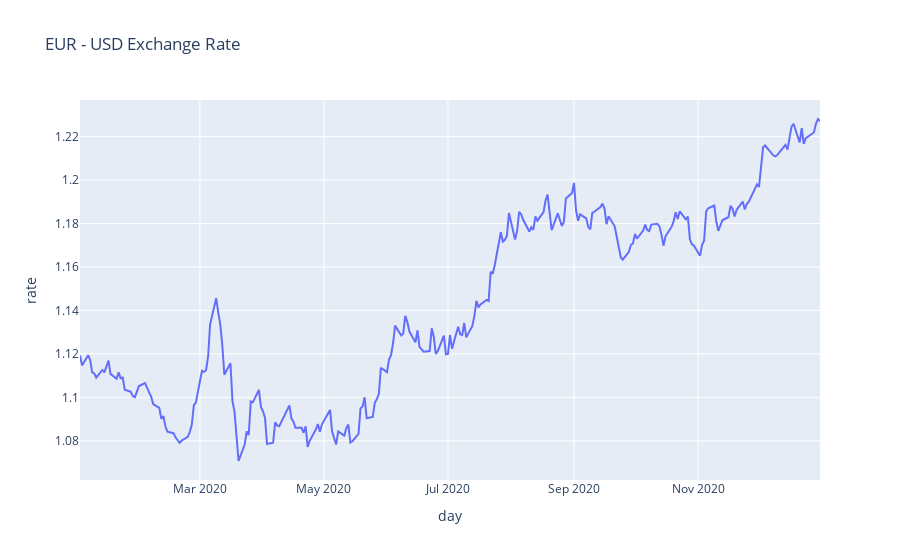

This figure's notebook cell:
### Code cell
import sqlite3
import pandas as pd
import plotly.express as px

conn = sqlite3.connect(db_file)
df = pd.read_sql_query("SELECT day, rate FROM exchangerates WHERE currency = 'USD' ORDER BY day", conn)
conn.close()

fig = px.line(df, x="day", y="rate", title='EUR - USD Exchange Rate')
fig.show()

### Figure 1 — Plotly figure (JSON) as saved in the notebook; plotly's stock layout.template omitted (floating-point values rounded to 4 significant figures; data arrays with more than 128 entries replaced by an {"elided": "..."} marker saying what was removed)
{"data": [{"hovertemplate": "day=%{x}<br>rate=%{y}<extra></extra>", "legendgroup": "", "line": {"color": "#636efa", "dash": "solid"}, "mode": "lines", "name": "", "orientation": "v", "showlegend": false, "type": "scatter", "x": {"elided": "257 str values"}, "xaxis": "x", "y": {"elided": "257 float values"}, "yaxis": "y"}], "layout": {"legend": {"tracegroupgap": 0}, "title": {"text": "EUR - USD Exchange Rate"}, "xaxis": {"anchor": "y", "domain": [0, 1], "title": {"text": "day"}}, "yaxis": {"anchor": "x", "domain": [0, 1], "title": {"text": "rate"}}}}
